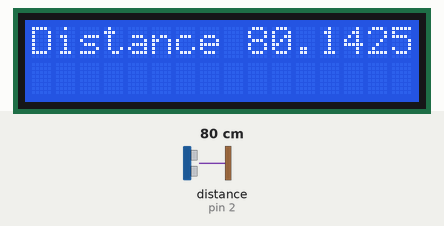
Recording of a sketch running on a simulated Arduino Uno, built with avr-gcc and run on an emulated ATmega328P. Shown: 16×2 character LCD. Wiring (inferred from the names in the program): ultrasonic range finder: trigger pin 8; echo pin 2. Inputs (shaded band) come from the test bench; at power-on: distance to the obstacle (sensor on pin 2) 80 cm. The echo pulse lasts 58.3 µs per cm.

Above: at 1.26 s.
1.3 s: distance to the obstacle (sensor on pin 2) set to 2 cm
At 1.95 s:
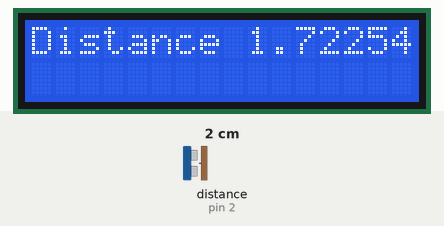
2.8 s: distance to the obstacle (sensor on pin 2) set to 4 cm
At 3.33 s:
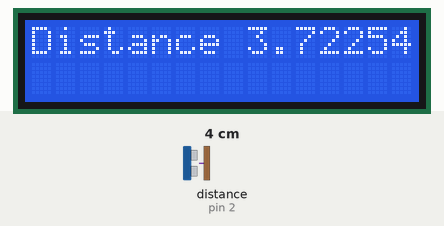
4.3 s: distance to the obstacle (sensor on pin 2) set to 18 cm
At 5.97 s:
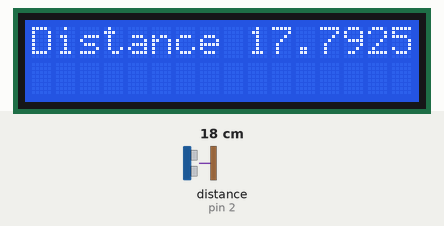

The sketch:

distance_on_lcd1.ino
```cpp
#include<LiquidCrystal.h>
#define LED_E_PIN 11
#define LED_RS_PIN 12
#define LED_DR4_PIN 5
#define LED_DR5_PIN 4
#define LED_DR6_PIN 3
#define LED_DR7_PIN 10
#define TRIG_PIN 8
#define ECHO_PIN 2
unsigned long lastTimeUltrasonicTrigger = millis();
unsigned long ultrasonicTriggerDelay = 60;
LiquidCrystal lcd(LED_RS_PIN,LED_E_PIN,LED_DR4_PIN,LED_DR5_PIN,LED_DR6_PIN,LED_DR7_PIN);
volatile unsigned long timeBegin;
volatile unsigned long timeEnd;
double maxLim = 400.0;
bool newDistAvailable = false;
void triggerUS(){
  digitalWrite(TRIG_PIN,LOW);
  delayMicroseconds(2);
  digitalWrite(TRIG_PIN,HIGH);
  delayMicroseconds(10);
  digitalWrite(TRIG_PIN,LOW);
}
double getDistance(){
  double duration = timeEnd-timeBegin;
  double distance = duration/58.0;
  if (distance>400.0){
    return maxLim;
  }
  return distance;
}
void echoPinTrigger(){
  if(digitalRead(ECHO_PIN) == HIGH){
    timeBegin=micros();
  }
  else{
    timeEnd = micros();
    newDistAvailable = true;
  }
}
void setup(){
  lcd.begin(16,2);
  pinMode(ECHO_PIN, INPUT);
  pinMode(TRIG_PIN, OUTPUT);
  attachInterrupt(digitalPinToInterrupt(ECHO_PIN),
                  echoPinTrigger,
                  CHANGE);
}

void loop(){
  unsigned long timeNow = millis();

  if (timeNow - lastTimeUltrasonicTrigger > ultrasonicTriggerDelay) {
    lastTimeUltrasonicTrigger += ultrasonicTriggerDelay;
    triggerUS();
  }
  if (newDistAvailable){
    newDistAvailable = false;
    double l=getDistance();
    lcd.setCursor(0,0);
    lcd.print("Distance ");
    lcd.print(l);
    lcd.print('cm');
  }


}
```
